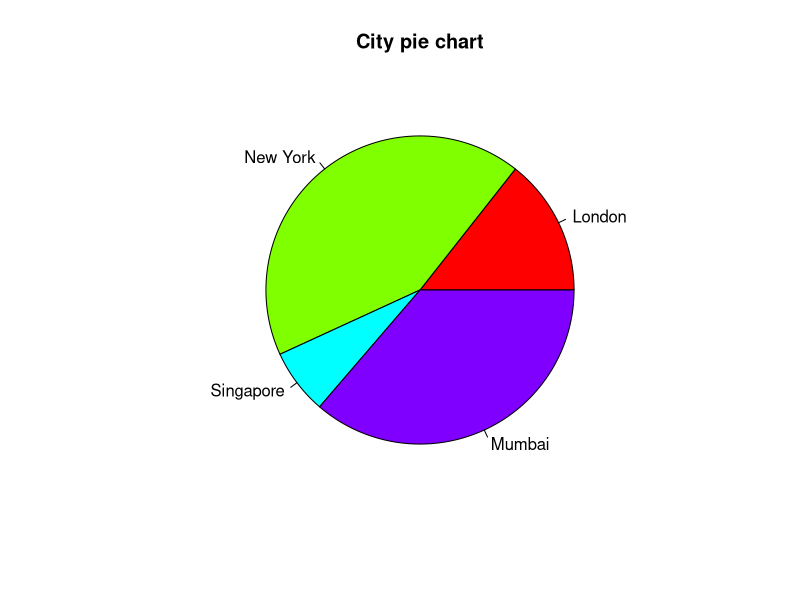
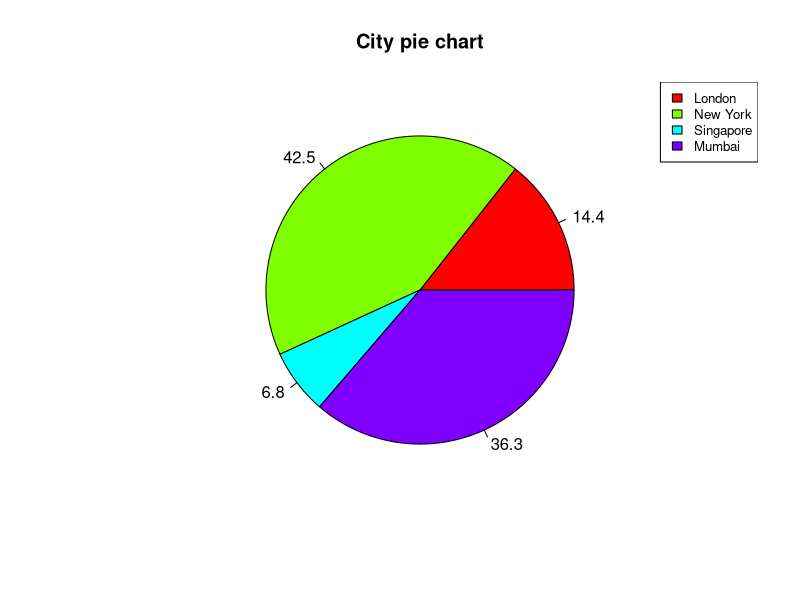
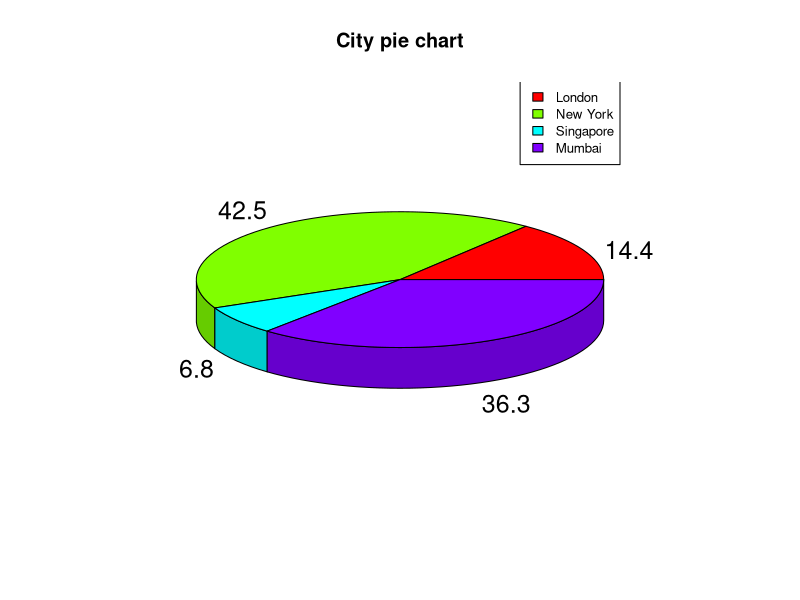
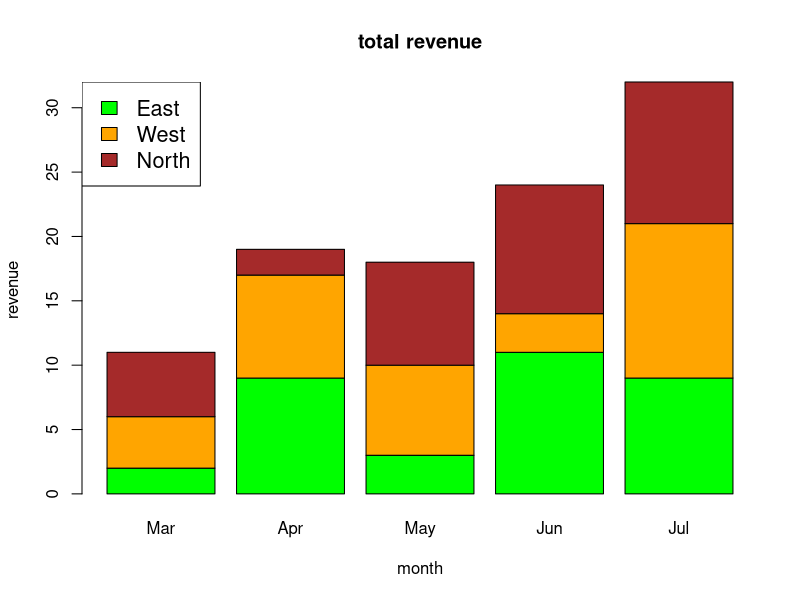

Here is the R script that generated these plots, in order:
# Note: R does not allow multiple line comments
# Create data for the graph.
x <- c(21, 62, 10, 53)
labels <- c("London", "New York", "Singapore", "Mumbai")

# Give the chart file a name.
png(file = "/Users/kulkarni/data_science/TutsR/plots/city_title_colours.png")

# Plot the chart with title and rainbow color pallet.
pie(x, labels, main = "City pie chart", col = rainbow(length(x)))

# Save the file.
dev.off()

# Let's try to make the percentages
# Create data for the graph.
x <-  c(21, 62, 10,53)
labels <-  c("London","New York","Singapore","Mumbai")

# you'll need to create percentage of each contribution
piepercent<- round(100*x/sum(x), 1)

# Give the chart file a name.
png(file = "/Users/kulkarni/data_science/TutsR/plots/city_percentage_legends.jpg")

# Plot the chart.
pie(x, labels = piepercent, main = "City pie chart",col = rainbow(length(x)))
legend("topright", c("London","New York","Singapore","Mumbai"), cex = 0.8,
fill = rainbow(length(x)))

# Save the file.
dev.off()

# Let's try to make the chard static 3D

# Get the library.
library(plotrix)

# Create data for the graph.
x <-  c(21, 62, 10,53)
lbl <-  c("London","New York","Singapore","Mumbai")

piepercent<- round(100*x/sum(x), 1)

# Give the chart file a name.
png(file = "/Users/kulkarni/data_science/TutsR/plots/3d_pie_chart.jpg")

# Plot the chart.
# this way looks nice
#pie3D(x,labels = lbl,explode = 0.1, main = "Pie Chart of Countries ")

# we could also create percentages out of it, but it does not look as nice
pie3D(x, labels = piepercent, main = "City pie chart",col = rainbow(length(x)))
legend("topright", c("London","New York","Singapore","Mumbai"), cex = 0.8,
fill = rainbow(length(x)))

# Save the file.
dev.off()

# Create the input vectors.
colors <- c("green","orange","brown")
months <- c("Mar","Apr","May","Jun","Jul")
regions <- c("East","West","North")

# Create the matrix of the values.
Values <- matrix(c(2,9,3,11,9,4,8,7,3,12,5,2,8,10,11),nrow = 3,ncol = 5,byrow = TRUE)

# Give the chart file a name.
png(file = "/Users/kulkarni/data_science/TutsR/plots/barchart_stacked.png")

# Create the bar chart.
barplot(Values,main = "total revenue",names.arg = months,xlab = "month",ylab = "revenue",
col = colors)

# Add the legend to the chart.
legend("topleft", regions, cex = 1.3, fill = colors)

# Save the file.
dev.off()
